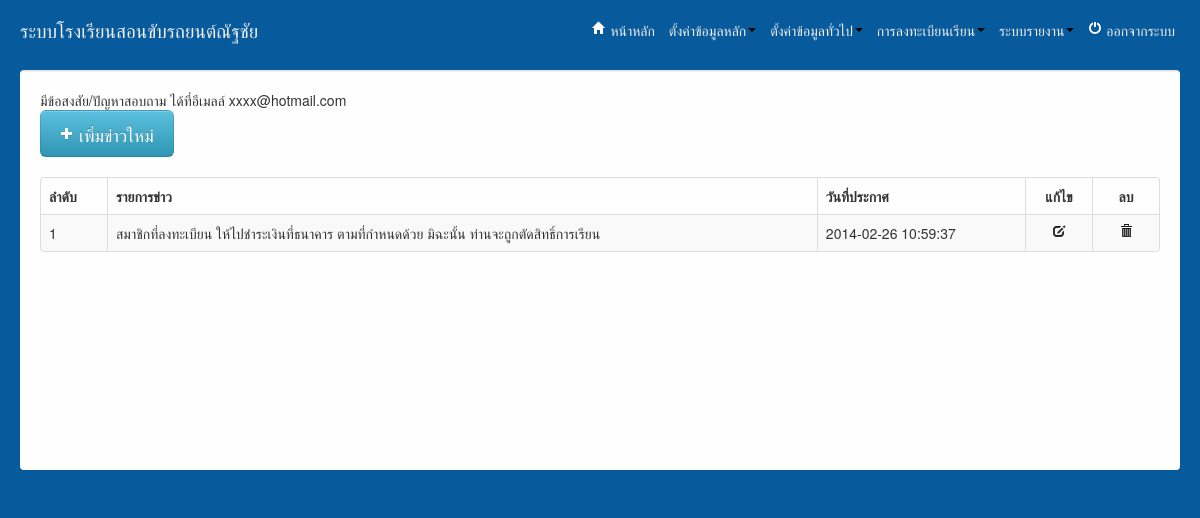
/admin/index.php?url=index_news.php (signed in), run on the app's committed database.
### tables this page shows
CREATE TABLE IF NOT EXISTS `tbnews` (
  `id` int(5) NOT NULL AUTO_INCREMENT,
  `news_name` varchar(250) NOT NULL,
  `news_detail` text NOT NULL,
  `date` datetime NOT NULL,
  PRIMARY KEY (`id`)
);

### admin/index_news.php (the view, shortened to what this page needs)
<?php
$rs = mysql_query('SELECT * FROM tbnews');
?>
<a href="index.php?url=form_news.php" class="btn btn-large btn-info"><i class="icon icon-plus icon-white"></i> เพิ่มข่าวใหม่</a>
<br><br>
<table class="table table-bordered table-striped table-hover">
	<thead>
		<tr>
                         <th width="50px">ลำดับ</th>
			<th>รายการข่าว</th>
			<th>วันที่ประกาศ</th>
			<th class="text-center" width="50px">แก้ไข</th>
			<th class="text-center" width="50px">ลบ</th>
		</tr>
	</thead>
	<tbody>
		<?php $i = 1;  while($val = mysql_fetch_assoc($rs)): ?>
		<tr>
                         <td><?php echo $i++;?></td>
			<td><?php echo $val['news_name']; ?></td>
			<td><?php echo $val['date']; ?></td>
			<td class="text-center"><a href="index.php?url=form_news.php&id=<?php echo $val['id']; ?>"><i class="icon icon-edit"></i></a></td>
			<td class="text-center"><a href="delete_news.php?id=<?php echo $val['id']; ?>" onclick="return confirm('ยืนยันการลบ ?');"><i class="icon icon-trash"></i></a></td>
		</tr>
		<?php endwhile; ?>
	</tbody>
</table>

### admin/css/mycss.css (style rules this page uses)
* { margin: 0; padding: 0; }

### admin/index.php (style rules this page uses)
table tr .text-center { text-align:center; vertical-align: middle; }

### data on the page
tbnews: news_name "สมาชิกที่ลงทะเบียน ให้ไปชำระเงินที่ธนาคาร ตามที่กำหนดด้วย มิฉะนั้น ท่านจะถูกตัดสิทธิ์การเรียน", date "2014-02-26 10:59:37"
